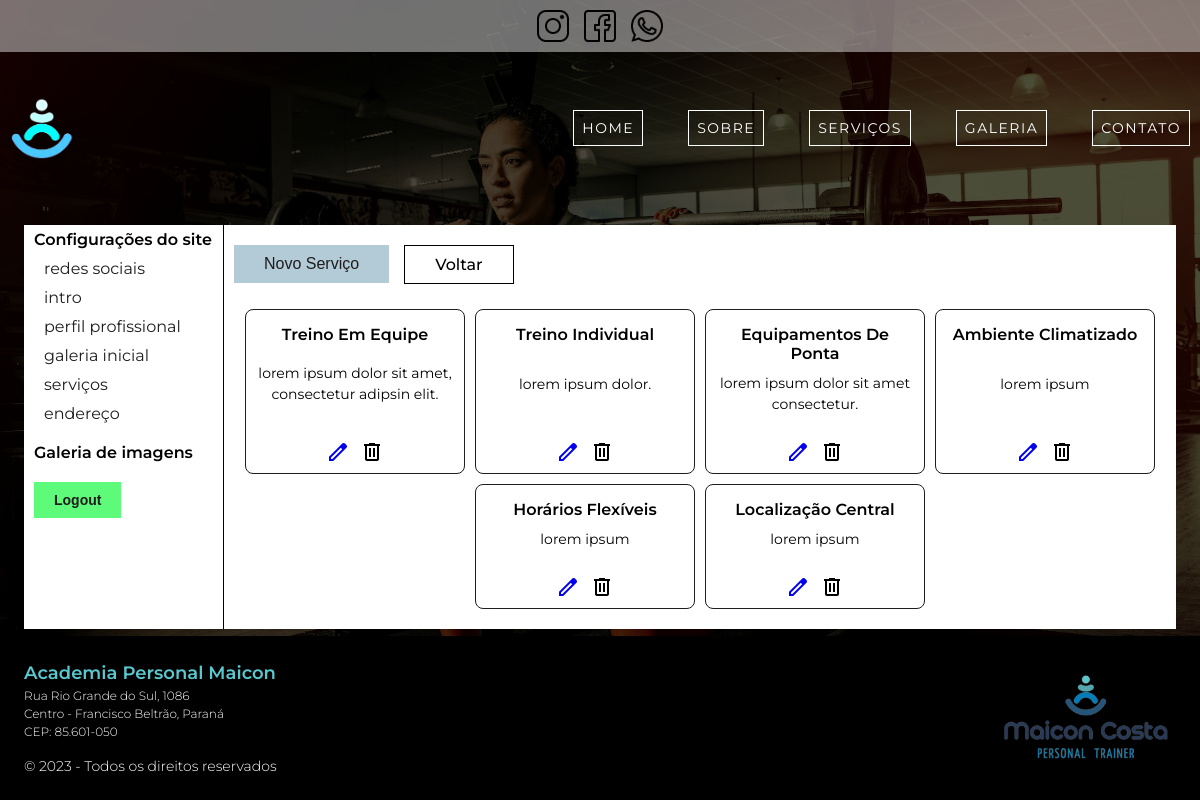
Before: /author/dashboard/settings/services/ with the older database file.
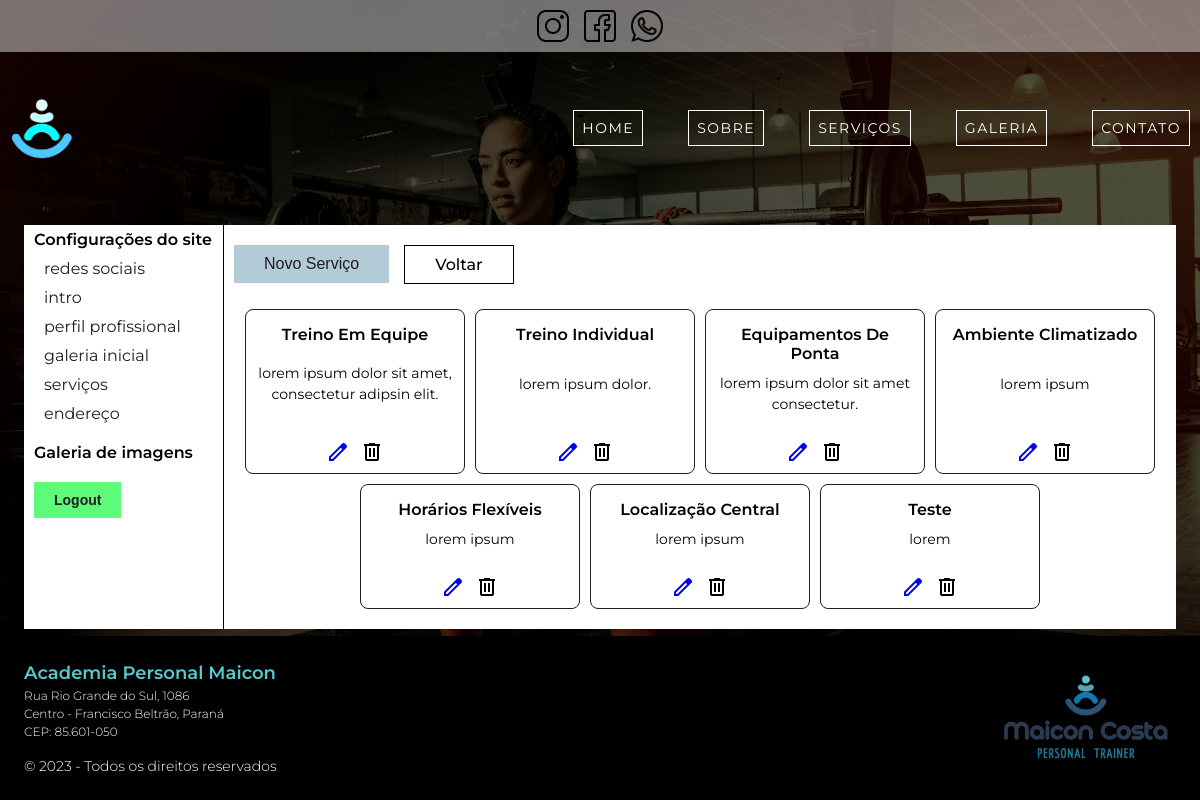
After: the same page with the newer database file.
### app_home/models.py (models this page shows, shortened)
class Service(models.Model):
    title = models.CharField(max_length=255,
                             default='',
                             verbose_name='título',
                             )
    description = models.TextField(max_length=255,
                                   default='',
                                   verbose_name='descrição',
                                   )
    class Meta:
        verbose_name = 'Serviços'
        verbose_name_plural = 'Serviços'

### author/views/services.py (the view)
    @classmethod
    def all_services(cls, request) -> render:
        services: Service = Service.objects.all()
        return render(request, 'author/partials/_all_services.html', context={
            'services': services,
            'button_to_back_action': reverse('author:dashboard'),
            'button_name': 'Novo Serviço',
            'button_action': reverse('author:new_service'),
            'aditional_class': 'C-service__delete',
            'home_content': home_content,
        })

### author/templates/author/partials/_all_services.html (shortened to what this page needs)
{% extends 'author/pages/dashboard.html' %}
{% block settings %}
    {% include 'author/partials/_buttons.html' %}
    <section class="C-services_view center_flex_row">
        {% for service in services %}
            <div class="C-services_view_container center_flex_column">
                <p class="C-services_view_title" href="">{{ service.title }}</p>
                <p class="C-services_view_description"href="">{{ service.description }}</p>
                {% include 'author/partials/_buttons_actions_services.html' %}
            </div>
        {% endfor %}
    </section>
{% endblock %}

### author/templates/author/partials/_buttons_actions_services.html (shortened to what this page needs)
<div class="C-buttons__actions">
    <a href="{% url 'author:service' service.id %}"><span class="material-symbols-outlined C-buttons_view__span C-buttons_view__edit">edit</span></a>
    <span class="C-buttons_view__span C-buttons__delete_form">
        <form
            action="{% url 'author:service_delete' service.id %}"
            method="POST"
            class="C-buttons_view_delete C-buttons_view__span {{ aditional_class }}">
            <button type="submit">
                <span class="material-symbols-outlined C-buttons_view__span">delete</span>
            </button>
        </form>
    </span>
</div>

Changed rows visible on the page:
added Service: title "Teste", description "lorem"
